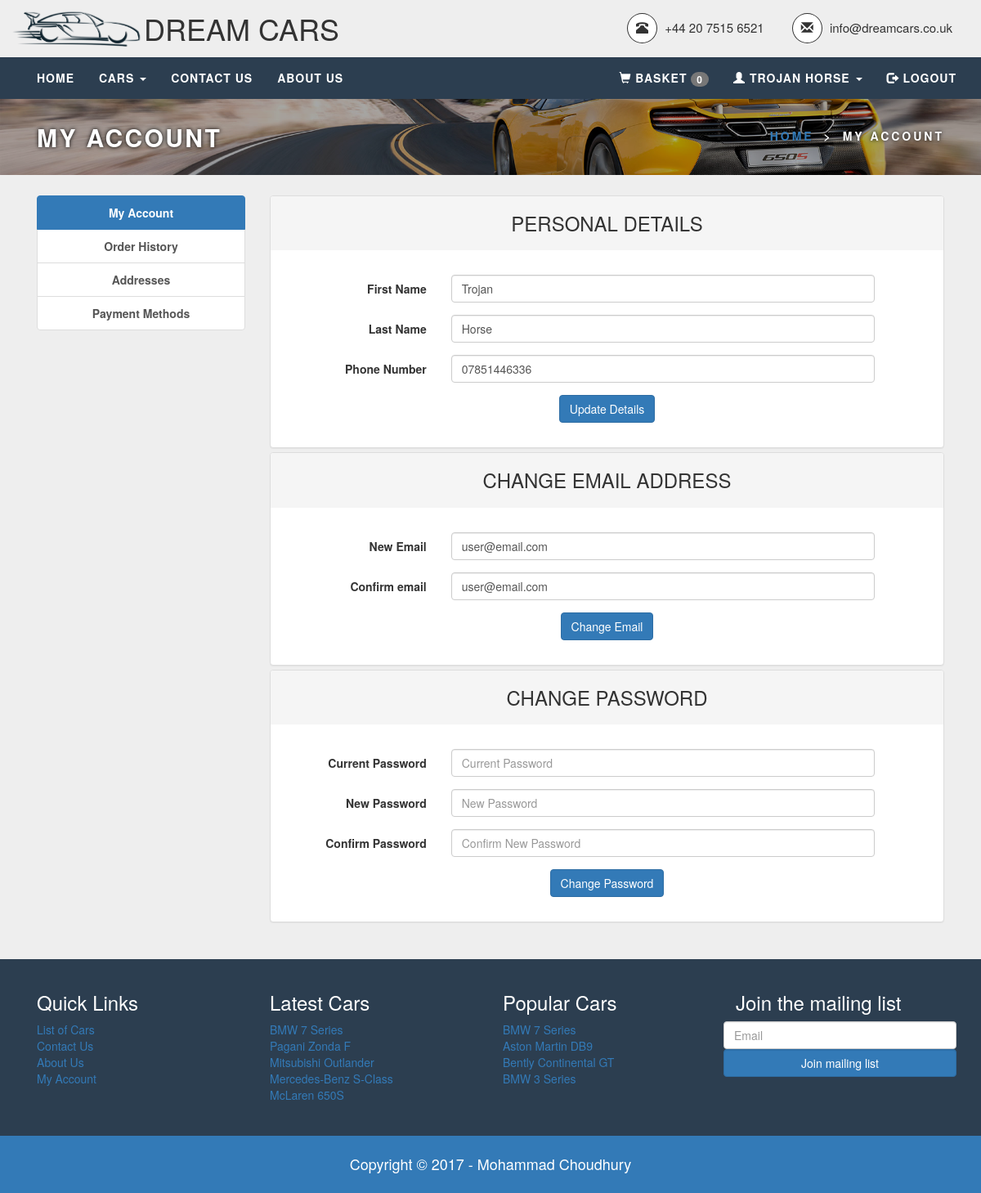
/my_account.php (signed in), run on the app's committed database.
### tables this page shows
CREATE TABLE IF NOT EXISTS `tbl_customer` (
  `customer_id` int(11) NOT NULL AUTO_INCREMENT,
  `email` varchar(60) DEFAULT NULL,
  `password` varchar(64) DEFAULT NULL,
  `first_name` varchar(20) DEFAULT NULL,
  `last_name` varchar(40) DEFAULT NULL,
  `phone_number` char(11) DEFAULT NULL,
  PRIMARY KEY (`customer_id`)
);

CREATE TABLE IF NOT EXISTS `tbl_car` (
  `car_id` int(11) NOT NULL AUTO_INCREMENT,
  `make_id` int(11) NOT NULL,
  `model` varchar(45) DEFAULT NULL,
  `description` text NOT NULL,
  `image_url` varchar(45) DEFAULT NULL,
  `price` decimal(9,2) DEFAULT NULL,
  `stock` tinyint(2) NOT NULL,
  `body_shape` enum('Convertible','Coupe','Hatchback','Saloon','SUV') DEFAULT NULL,
  `top_speed` smallint(3) DEFAULT NULL,
  `horse_power` smallint(4) DEFAULT NULL,
  `torque` smallint(4) DEFAULT NULL,
  `transmission` enum('Automatic','Manual','Semi-Automatic') DEFAULT NULL,
  `fuel_type` enum('Diesel','Electric','Petrol') DEFAULT NULL,
  `doors` tinyint(1) DEFAULT NULL,
  `emissions` smallint(3) DEFAULT NULL,
  `air_conditioning` tinyint(1) DEFAULT '0',
  `antilock_braking_system` tinyint(1) DEFAULT '0',
  `automatic_headlamps` tinyint(1) DEFAULT '0',
  `brake_assist` tinyint(1) DEFAULT '0',
  `cd_player` tinyint(1) DEFAULT '0',
  `central_locking` tinyint(1) DEFAULT '0',
  `crash_sensor` tinyint(1) DEFAULT '0',
  `driver_airbag` tinyint(1) DEFAULT '0',
  `engine_check_warning` tinyint(1) DEFAULT '0',
  `leather_seats` tinyint(1) DEFAULT '0',
  `passenger_airbag` tinyint(1) DEFAULT '0',
  `power_door_locks` tinyint(1) DEFAULT '0',
  `power_steering` tinyint(1) DEFAULT '0',
  `power_windows` tinyint(1) DEFAULT '0',
  `engine_type` varchar(45) DEFAULT NULL,
  `fuel_capacity` tinyint(2) DEFAULT NULL,
  `seating_capacity` tinyint(1) DEFAULT NULL,
  `no_of_cylinders` tinyint(2) DEFAULT NULL,
  PRIMARY KEY (`car_id`),
  KEY `fk_tbl_car_tbl_make1_idx` (`make_id`)
);

CREATE TABLE IF NOT EXISTS `tbl_make` (
  `make_id` int(11) NOT NULL AUTO_INCREMENT,
  `make_name` varchar(45) DEFAULT NULL,
  PRIMARY KEY (`make_id`)
);

### my_account.php (the view, shortened to what this page needs)
<?php
include_once 'config.inc.php';
$sql = "SELECT * FROM tbl_customer WHERE customer_id = ?";
$stmt = $mysqli->prepare($sql);
$stmt->bind_param("i", $_SESSION['user']['c_id']);
$stmt->execute();
$result = $stmt->get_result();
$row = $result->fetch_assoc();
$fname = $row['first_name'];
$lname = $row['last_name'];
$phone = $row['phone_number'];
$email = $row['email'];
$c_email = $row['email'];
$password = '';
$n_password = '';
$c_password = '';
?>
<!DOCTYPE html>
<html>
<head>
	<link type="text/css" rel="stylesheet" href="css/bootstrap.min.css">
	<link rel="stylesheet" type="text/css" href="css/style.css">
</head>
<body>
	<?php include 'header.php'; ?>
	<div id="banner">
		<div class="container-fluid">
			<div class="row">
				<div class="col-md-7">
					<h1>My Account</h1>
				</div>
				<div class="col-md-5">
					<ul class="breadcrumb">
						<li><a href="index.php">Home</a>
						</li>
						<li>My Account</li>
					</ul>
				</div>
			</div>
		</div>
	</div>
	<section class="gray-bg text-center">
		<div class="container">
			<div class="col-md-3">
				<div class="list-group" style="font-weight: bold;">
					<a href="my_account.php" class="list-group-item active">My Account</a>
					<a href="order_history.php" class="list-group-item">Order History</a>
					<a href="addresses.php" class="list-group-item">Addresses</a>
					<a href="payment_methods.php" class="list-group-item">Payment Methods</a>
				</div>
			</div>
			<div class="col-md-9">
				<div class="panel-group">
					<div class="panel panel-default">
						<div class="panel-heading">
							<h3 class="text-uppercase">Personal Details</h3>
						</div>
						<div class="panel-body">
							<form class="form-horizontal form-group" method="post">
								<div class="form-group">
									<label for="first_name" class="col-sm-3 control-label">First Name</label>
									<div class="col-sm-8">
										<input type="text" class="form-control" id="first_name" name="first_name" placeholder="First Name" value="<?=$fname;?>">
									</div>
								</div>
								<div class="form-group">
									<label for="last_name" class="col-sm-3 control-label">Last Name</label>
									<div class="col-sm-8">
										<input type="text" class="form-control" id="last_name" name="last_name" placeholder="Last Name" value="<?=$lname;?>">
									</div>
								</div>
								<div class="form-group">
									<label for="phone_number" class="col-sm-3 control-label">Phone Number</label>
									<div class="col-sm-8">
										<input type="text" class="form-control" id="phone_number" name="phone_number" placeholder="Phone Number" value="<?=$phone;?>">
									</div>
								</div>
								<button type="submit" class="btn btn-primary" name="update" value="details">Update Details</button>
							</form>
						</div>
					</div>
					<div class="panel panel-default">
						<div class="panel-heading">
							<h3 class="text-uppercase">Change Email Address</h3>
						</div>
						<div class="panel-body">
							<form class="form-horizontal form-group" method="post">
								<div class="form-group">
									<label for="new_email" class="col-sm-3 control-label">New Email</label>
									<div class="col-sm-8">
										<input type="email" class="form-control" id="new_email" name="new_email" placeholder="New Email" value="<?=$email;?>">
									</div>
								</div>
								<div class="form-group">
									<label for="confirm_email" class="col-sm-3 control-label">Confirm email</label>
									<div class="col-sm-8">
										<input type="email" class="form-control" id="confirm_email" name="confirm_email" placeholder="Confirm New Email" value="<?=$c_email;?>">
									</div>
								</div>
								<button type="submit" class="btn btn-primary" name="update" value="email">Change Email</button>
							</form>
						</div>
					</div>
					<div class="panel panel-default">
						<div class="panel-heading">
							<h3 class="text-uppercase">Change Password</h3>
						</div>
						<div class="panel-body">
							<form class="form-horizontal form-group" method="post">
								<div class="form-group">
									<label for="current_password" class="col-sm-3 control-label">Current Password</label>
									<div class="col-sm-8">
										<input type="password" class="form-control" id="current_password" name="current_password" placeholder="Current Password" value="<?=$password;?>">
									</div>
								</div>
								<div class="form-group">
									<label for="new_password" class="col-sm-3 control-label">New Password</label>
									<div class="col-sm-8">
										<input type="password" class="form-control" id="new_password" name="new_password" placeholder="New Password" value="<?=$n_password;?>">
									</div>
								</div>
								<div class="form-group">
									<label for="confirm_password" class="col-sm-3 control-label">Confirm Password</label>
									<div class="col-sm-8">
										<input type="password" class="form-control" id="confirm_password" name="confirm_password" placeholder="Confirm New Password" value="<?=$c_password;?>">
									</div>
								</div>
								<button type="submit" class="btn btn-primary" name="update" value="password">Change Password</button>
							</form>
						</div>
					</div>
				</div>
			</div>
		</section>
		<?php include 'footer.php'; ?>
	</body>
	</html>

### footer.php (shortened to what this page needs)
<footer class="dark-blue-bg">
	<div class="container">
		<div class="col-xs-4 col-sm-3">
			<h3>Quick Links</h3>
			<ul>
				<li><a href="#">List of Cars</a></li>
				<li><a href="#">Contact Us</a></li>
				<li><a href="#">About Us</a></li>
				<li><a href="#">My Account</a></li>
			</ul>
		</div>
		<div class="col-xs-4 col-sm-3">
			<h3>Latest Cars</h3>
			<ul>
				<?php
				include_once 'config.inc.php';
				$sql = "SELECT * FROM tbl_car c, tbl_make m WHERE c.make_id = m.make_id ORDER BY car_id DESC LIMIT 5";
				$stmtf = $mysqli->prepare($sql);
				$stmtf->execute();
				$result = $stmtf->get_result();
				while ($latest = $result->fetch_assoc()):?>
				<li><a href="car_details.php?id=<?=$latest['car_id']?>"><?=$latest['make_name']." ".$latest['model']?></a></li>
				<?php endwhile; ?>
			</ul>
		</div>
		<div class="col-xs-4 col-sm-3">
			<h3>Popular Cars</h3>
			<ul>
				<?php
				include_once 'config.inc.php';
				$sql = "SELECT c.car_id, make_name, model, SUM(quantity) AS total FROM tbl_car c, tbl_make m, tbl_order_details o WHERE c.make_id = m.make_id AND c.car_id = o.car_id GROUP BY c.car_id ORDER BY total DESC LIMIT 5";
				$stmtf = $mysqli->prepare($sql);
				$stmtf->execute();
				$result = $stmtf->get_result();
				while ($latest = $result->fetch_assoc()):?>
				<li><a href="car_details.php?id=<?=$latest['car_id']?>"><?=$latest['make_name']." ".$latest['model']?></a></li>
				<?php endwhile; ?>
			</ul>
		</div>
		<div class="col-sm-3">
			<h3>Join the mailing list</h3>
			<div class="row">
				<input type="email" class="form-control" placeholder="Email" id="mail_list">
				<button class="btn btn-primary form-control" type="button" onclick="joinMailList();">Join mailing list </button>
			</div>
		</div>
	</div>
	<div class="text-center bg-primary" style="padding: 15px 0; margin-top: 30px;">
		<h4>Copyright &copy; 2017 - Mohammad Choudhury</h4>
	</div>
</footer>

### css/style.css (style rules this page uses)
.gray-bg { background-color: #eee; }
.dark-blue-bg { background-color: #2c3e50; color: white; }
#banner { background: url('../img/McLaren-650S-Banner.jpg') no-repeat; background-position: center; background-size: cover; color: white; text-shadow: 0px 0px 5px black; }
#banner .container-fluid { padding: 30px 45px; background: rgba(0, 0, 0, 0.35); }
#banner h1 { margin: 0px; color:inherit; text-transform:uppercase; font-size:30px; font-weight:700; letter-spacing:.08em }
.breadcrumb { margin: 0px; padding: 5px 0px; background-color: transparent; text-align: right; text-transform: uppercase; letter-spacing: 3px; }
.breadcrumb li { color: inherit; font-weight: 900; }
.breadcrumb > li + li::before { content: "> "; color: inherit; }
section { padding: 25px 0px; }
#error + .form-group { margin-top: 15px; }
.panel h3 { margin-top: 10px; }

### footer.php (style rules this page uses)
footer { padding-top: 20px; }
footer ul { list-style: none; padding-left: 0; }

### data on the page
tbl_customer: first_name "Trojan", last_name "Horse", phone_number "07851446336", new_email "user@email.com", confirm_email "user@email.com"
tbl_car: make.make_name "BMW", model "7 Series"
tbl_car: make.make_name "Pagani", model "Zonda F"
tbl_car: make.make_name "Mitsubishi", model "Outlander"
tbl_car: make.make_name "Mercedes-Benz", model "S-Class"
tbl_car: make.make_name "McLaren", model "650S"
tbl_car: make.make_name "Aston Martin", model "DB9"
tbl_car: make.make_name "Bently", model "Continental GT"
tbl_car: make.make_name "BMW", model "3 Series"

### other printed values
$_SESSION['user']['name'] "TROJAN HORSE"
